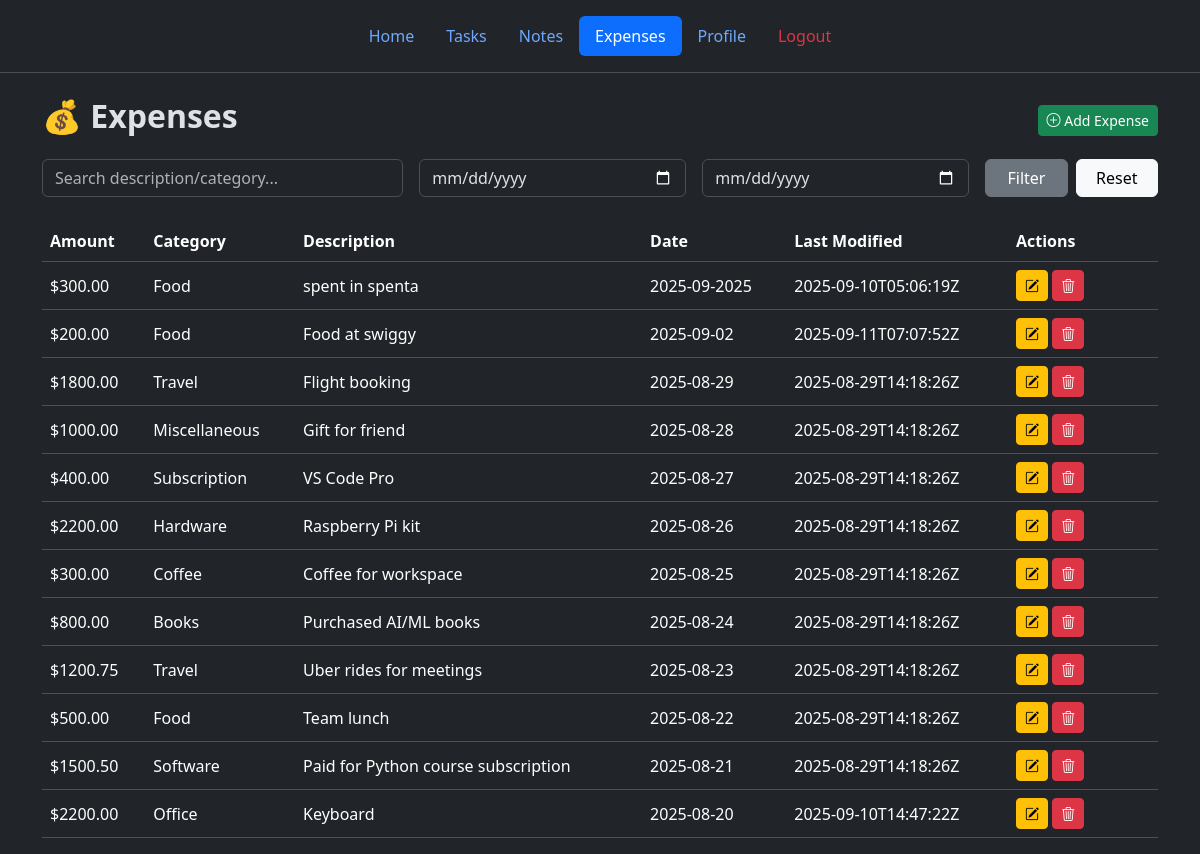
Screenshot of /expenses (signed in) with the database file from the repository.
### tables this page shows
CREATE TABLE expenses (
  id TEXT PRIMARY KEY,            -- UUID v4
  user_id TEXT NOT NULL,
  amount REAL NOT NULL,
  category TEXT NOT NULL,
  description TEXT,
  date TEXT NOT NULL,             -- ISO 8601 Date YYYY-MM-DD
  is_deleted INTEGER DEFAULT 0,
  deleted_at TEXT,
  last_modified TEXT DEFAULT (strftime('%Y-%m-%dT%H:%M:%SZ','now')),
  synced INTEGER DEFAULT 0,
  FOREIGN KEY(user_id) REFERENCES users(id)
);

### web/routes.py (the view)
@main_bp.route("/expenses")
@login_required
def expenses_page():
    user_id = session["user_id"]
    db_path = current_app.config["DB_PATH"]
    search_term = request.args.get('q')
    start_date = request.args.get('start_date')
    end_date = request.args.get('end_date')
    all_expenses = get_expenses(db_path, user_id, search_term, start_date, end_date)
    return render_template("expenses.html", expenses=all_expenses)

### web/models.py (called while the page is built)
def get_expenses(db_path, user_id, search_term=None, start_date=None, end_date=None):
    query = "SELECT * FROM expenses WHERE user_id=? AND is_deleted=0"
    params = [user_id]
    if search_term:
        query += " AND (category LIKE ? OR description LIKE ?)"
        params.extend([f'%{search_term}%', f'%{search_term}%'])
    if start_date:
        query += " AND date >= ?"
        params.append(start_date)
    if end_date:
        query += " AND date <= ?"
        params.append(end_date)
    query += " ORDER BY date DESC"
    with get_db_connection(db_path) as conn:
        return conn.execute(query, tuple(params)).fetchall()

### web/routes.py (called while the page is built)
def login_required(f):
    @wraps(f)
    def decorated_function(*args, **kwargs):
        if "user_id" not in session:
            flash("Please login to access this page.", "warning")
            return redirect(url_for("auth_bp.login"))
        return f(*args, **kwargs)
    return decorated_function

### web/utils.py (called while the page is built)
def get_db_connection(db_path: str):
    connect = sqlite3.connect(db_path)
    connect.row_factory = sqlite3.Row
    return connect

### web/templates/expenses.html (shortened to what this page needs)
{% extends "base.html" %} {% block content %}
<div class="container mt-4">
  <div class="d-flex justify-content-between align-items-center mb-3">
    <h2 class="fw-bold">💰 Expenses</h2>
    <button
      class="btn btn-success btn-sm"
      data-bs-toggle="modal"
      data-bs-target="#addExpenseModal"
    >
      <i class="bi bi-plus-circle"></i> Add Expense
    </button>
  </div>
  <form method="GET" class="row g-3 mb-4">
    <div class="col-md-4">
      <input
        type="text"
        name="q"
        class="form-control"
        placeholder="Search description/category..."
        value="{{ request.args.get('q', '') }}"
      />
    </div>
    <div class="col-md-3">
      <input
        type="date"
        name="start_date"
        class="form-control"
        value="{{ request.args.get('start_date', '') }}"
      />
    </div>
    <div class="col-md-3">
      <input
        type="date"
        name="end_date"
        class="form-control"
        value="{{ request.args.get('end_date', '') }}"
      />
    </div>
    <div class="col-md-2 d-flex gap-2">
      <button class="btn btn-secondary w-50" type="submit">Filter</button>
      <a
        href="{{ url_for('main_bp.expenses_page') }}"
        class="btn btn-light w-50"
        >Reset</a
      >
    </div>
  </form>
  <div class="table-responsive">
    <table class="table table-dark table-hover align-middle">
      <thead>
        <tr>
          <th>Amount</th>
          <th>Category</th>
          <th>Description</th>
          <th>Date</th>
          <th>Last Modified</th>
          <th width="150">Actions</th>
        </tr>
      </thead>
      <tbody>
        {% if expenses %} {% for expense in expenses %}
        <tr>
          <td>${{ "%.2f"|format(expense.amount) }}</td>
          <td>{{ expense.category }}</td>
          <td>{{ expense.description or "—" }}</td>
          <td>{{ expense.date }}</td>
          <td>{{ expense.last_modified or "-" }}</td>
          <td>
            <button
              class="btn btn-warning btn-sm"
              data-bs-toggle="modal"
              data-bs-target="#editExpenseModal{{ expense.id }}"
            >
              <i class="bi bi-pencil-square"></i>
            </button>
            <form
              action="{{ url_for('main_bp.remove_expense', expense_id=expense.id) }}"
              method="POST"
              class="d-inline"
              onsubmit="return confirm('Delete this expense?');"
            >
              <button type="submit" class="btn btn-danger btn-sm">
                <i class="bi bi-trash3"></i>
              </button>
            </form>
          </td>
        </tr>
        {% endfor %} {% else %}
        <tr>
          <td colspan="6" class="text-center text-muted">
            No expenses recorded yet.
          </td>
        </tr>
        {% endif %}
      </tbody>
    </table>
  </div>
</div>
{% endblock %}

### rows the page displays
expenses: amount "300.00", category "Food", description "spent in spenta", date "2025-09-2025", last_modified "2025-09-10T05:06:19Z"
expenses: amount "200.00", category "Food", description "Food at swiggy", date "2025-09-02", last_modified "2025-09-11T07:07:52Z"
expenses: amount "1800.00", category "Travel", description "Flight booking", date "2025-08-29", last_modified "2025-08-29T14:18:26Z"
expenses: amount "1000.00", category "Miscellaneous", description "Gift for friend", date "2025-08-28", last_modified "2025-08-29T14:18:26Z"
expenses: amount "400.00", category "Subscription", description "VS Code Pro", date "2025-08-27", last_modified "2025-08-29T14:18:26Z"
expenses: amount "2200.00", category "Hardware", description "Raspberry Pi kit", date "2025-08-26", last_modified "2025-08-29T14:18:26Z"
expenses: amount "300.00", category "Coffee", description "Coffee for workspace", date "2025-08-25", last_modified "2025-08-29T14:18:26Z"
expenses: amount "800.00", category "Books", description "Purchased AI/ML books", date "2025-08-24", last_modified "2025-08-29T14:18:26Z"
expenses: amount "1200.75", category "Travel", description "Uber rides for meetings", date "2025-08-23", last_modified "2025-08-29T14:18:26Z"
expenses: amount "500.00", category "Food", description "Team lunch", date "2025-08-22", last_modified "2025-08-29T14:18:26Z"
expenses: amount "1500.50", category "Software", description "Paid for Python course subscription", date "2025-08-21", last_modified "2025-08-29T14:18:26Z"
expenses: amount "2200.00", category "Office", description "Keyboard", date "2025-08-20", last_modified "2025-09-10T14:47:22Z"
